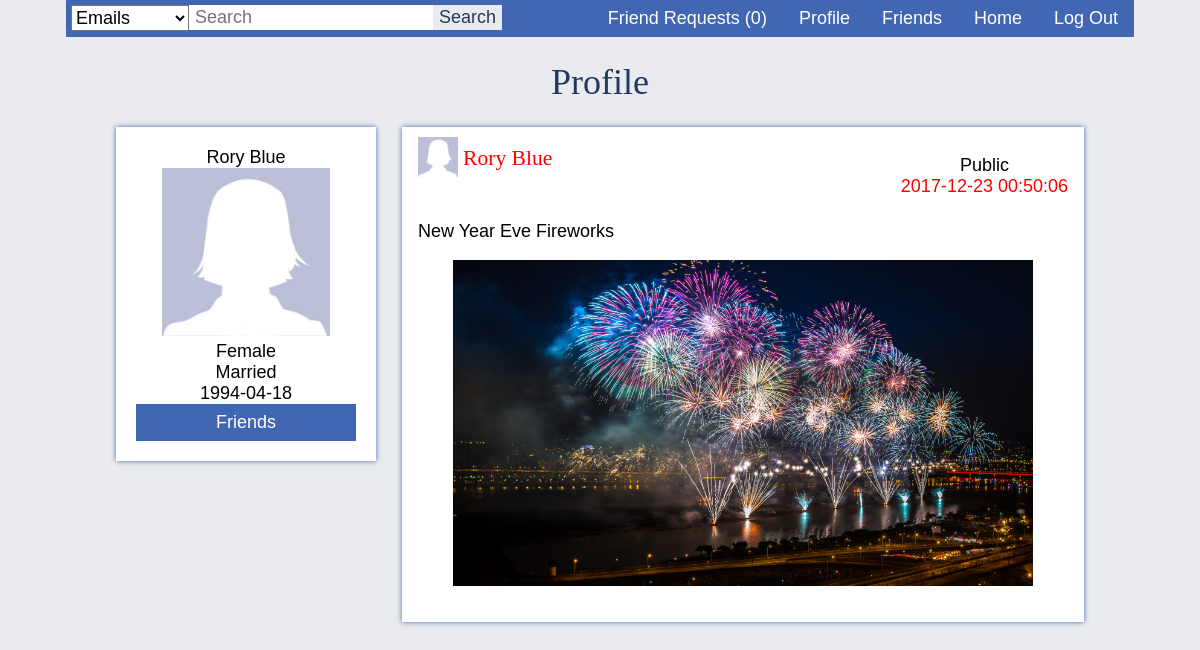
The app's page /profile.php?id=4 (signed in) with its own data.
### tables this page shows
CREATE TABLE posts (
post_id             INT NOT NULL AUTO_INCREMENT,
post_caption        TEXT NOT NULL,
post_time           TIMESTAMP NOT NULL, 
post_public         CHAR(1) NOT NULL,
post_by             INT NOT NULL,
PRIMARY KEY (post_id),
FOREIGN KEY (post_by) REFERENCES users(user_id)
);

CREATE TABLE users (
user_id             INT NOT NULL AUTO_INCREMENT,
user_firstname      VARCHAR(20) NOT NULL,  
user_lastname       VARCHAR(20) NOT NULL,
user_nickname       VARCHAR(20),
user_password       VARCHAR(255) NOT NULL,
user_email          VARCHAR(255) NOT NULL,
user_gender         CHAR(1) NOT NULL,
user_birthdate      DATE NOT NULL,    
user_status         CHAR(1),
user_about          TEXT,
user_hometown       VARCHAR(255),
PRIMARY KEY (user_id)
);

### includes/post.php (the view)
<?php
echo '<div class="post">';
if($row['post_public'] == 'Y') {
    echo '<p class="public">';
    echo 'Public';
}else {
    echo '<p class="public">';
    echo 'Private';
}
echo '<br>';
echo '<span class="postedtime">' . $row['post_time'] . '</span>';
echo '</p>';
echo '<div>';
include 'profile_picture.php';
echo '<a class="profilelink" href="profile.php?id=' . $row['user_id'] .'">' . $row['user_firstname'] . ' ' . $row['user_lastname'] . '<a>';
echo'</div>';
echo '<br>';
echo '<p class="caption">' . $row['post_caption'] . '</p>';
echo '<center>';
$target = glob("data/images/posts/" . $row['post_id'] . ".*");
if($target) {
    echo '<img src="' . $target[0] . '" style="max-width:580px">';
    echo '<br><br>';
}
echo '</center>';
echo '</div>';
?>

### profile.php (shortened to what this page needs)
<?php
$conn = connect();
?>
<?php
if(isset($_GET['id']) && $_GET['id'] != $_SESSION['user_id']) {
    $current_id = $_GET['id'];
    $flag = 1;
} else {
    $current_id = $_SESSION['user_id'];
    $flag = 0;
}
?>
<!DOCTYPE html>
<html>
<head>
    <link rel="stylesheet" type="text/css" href="resources/css/fonts.css">
    <link rel="stylesheet" type="text/css" href="resources/css/main.css">
</head>
<body>
    <div class="container">
        <?php include 'includes/navbar.php'; ?>
        <h1>Profile</h1>
        <?php
        if($flag == 0) {
            $postsql = "SELECT posts.post_caption, posts.post_time, users.user_firstname, users.user_lastname,
                                posts.post_public, users.user_id, users.user_gender, users.user_nickname,
                                users.user_birthdate, users.user_hometown, users.user_status, users.user_about,
                                posts.post_id
                        FROM posts
                        JOIN users
                        ON users.user_id = posts.post_by
                        WHERE posts.post_by = $current_id
                        ORDER BY posts.post_time DESC";
            $profilesql = "SELECT users.user_id, users.user_gender, users.user_hometown, users.user_status, users.user_birthdate,
                                 users.user_firstname, users.user_lastname
                          FROM users
                          WHERE users.user_id = $current_id";
            $profilequery = mysqli_query($conn, $profilesql);
        } else {
            $profilesql = "SELECT users.user_id, users.user_gender, users.user_hometown, users.user_status, users.user_birthdate,
                                    users.user_firstname, users.user_lastname, userfriends.friendship_status
                            FROM users
                            LEFT JOIN (
                                SELECT friendship.user1_id AS user_id, friendship.friendship_status
                                FROM friendship
                                WHERE friendship.user1_id = $current_id AND friendship.user2_id = {$_SESSION['user_id']}
                                UNION
                                SELECT friendship.user2_id AS user_id, friendship.friendship_status
                                FROM friendship
                                WHERE friendship.user1_id = {$_SESSION['user_id']} AND friendship.user2_id = $current_id
                            ) userfriends
                            ON userfriends.user_id = users.user_id
                            WHERE users.user_id = $current_id";
            $profilequery = mysqli_query($conn, $profilesql);
            $row = mysqli_fetch_assoc($profilequery);
            mysqli_data_seek($profilequery,0);
            if(isset($row['friendship_status'])){
                if($row['friendship_status'] == 1){
                    $postsql = "SELECT posts.post_caption, posts.post_time, users.user_firstname, users.user_lastname,
                                        posts.post_public, users.user_id, users.user_gender, users.user_nickname,
                                        users.user_birthdate, users.user_hometown, users.user_status, users.user_about,
                                        posts.post_id
                                FROM posts
                                JOIN users
                                ON users.user_id = posts.post_by
                                WHERE posts.post_by = $current_id
                                ORDER BY posts.post_time DESC";
                }
            }
        }
        $postquery = mysqli_query($conn, $postsql);
        if($postquery){
            $width = '40px';
            $height = '40px';
            if(mysqli_num_rows($postquery) == 0){
                if($flag == 0){
                    echo '<div class="post">';
                    echo 'You don\'t have any posts yet';
                    echo '</div>';
                } else {
                    echo '<div class="post">';
                    echo 'There is no public posts to show.';
                    echo '</div>';
                }
                include 'includes/profile.php';
            } else {
                while($row = mysqli_fetch_assoc($postquery)){
                    include 'includes/post.php';
                }
                include 'includes/profile.php';
                ?>
                <br>
                <?php
            }
        }
        ?>
    </div>
</body>
</html>

### includes/profile_picture.php
<?php
$target = glob("data/images/profiles/" . $row['user_id'] . ".*");
if($target) {
    echo '<img src="' . $target[0] . '" width="' . $width . '" height="' . $height .'">';
} else {
    if($row['user_gender'] == 'M') {
        echo '<img src="data/images/profiles/M.jpg" width="' . $width . '" height="' . $height .'">';
    } else if ($row['user_gender'] == 'F') {
        echo '<img src="data/images/profiles/F.jpg" width="' . $width . '" height="' . $height .'">';
    }
}
?>

### includes/profile.php (shortened to what this page needs)
<?php
echo '<div class="profile">';
echo '<center>';
$row = mysqli_fetch_assoc($profilequery);
if(!empty($row['user_nickname']))
    echo $row['user_firstname'] . ' ' . $row['user_lastname'] . ' (' . $row['user_nickname'] . ')';
else
    echo $row['user_firstname'] . ' ' . $row['user_lastname'];
echo '<br>';
$width = '168px';
$height = '168px';
include 'includes/profile_picture.php';
echo '<br>';
if($row['user_gender'] == "M")
    echo 'Male';
else if($row['user_gender'] == "F")
    echo 'Female';
echo '<br>';
if(!empty($row['user_status'])){
    if($row['user_status'] == "S")
        echo 'Single';
    else if($row['user_status'] == "E")
        echo 'Engaged';
    else if($row['user_status'] == "M")
        echo 'Married';
    echo '<br>';
}
echo $row['user_birthdate'];
if($flag == 1){
    echo '<br>';
    if(isset($row['friendship_status'])) {
        if($row['friendship_status'] == 1){
            echo '<form method="post">';
            echo '<input type="submit" value="Friends" disabled="disabled" id="special">';
            echo '</form>';
        } else if ($row['friendship_status'] == 0){
            echo '<form method="post">';
            echo '<input type="submit" value="Request Pending" disabled="disabled" id="special">';
            echo '</form>';
        }
    } else {
        echo '<form method="post">';
        echo '<input type="submit" value="Send Friend Request" name="request">';
        echo'</form>';
    }
}
echo'</div>';
?>

### resources/css/main.css (style rules this page uses)
body { margin: 0; font-family: Fontin, Helvetica, Arial, Verdana; font-size: 18px; background-color: #e9ebee; }
input { font-family: Fontin, Helvetica, Arial, Verdana; width: 100%; font-size: 18px; padding: 2px; }
span { color: red; }
.container { margin: 0 auto; width: 1068px; }
.post, .createpost { background-color: white; box-shadow: 0 0 5px #4267b2; margin: auto; width: 650px; padding: 10px 16px; overflow: auto; }
.post .public { float: right; text-align: center; width: auto; }
h1 { font-family: Fontin SmallCaps; color: #23385f; font-weight: normal; text-align: center; }
h3, a.profilelink { font-family: Fontin SmallCaps; color: red; font-weight: normal; font-size: 120%; margin-bottom: 0; margin-top: 0; display: inline-block; margin-left: 5px; vertical-align: 12px; text-decoration: none; }
input[type=submit] { color: white; cursor: pointer; background-color: #23385f; border: none; padding: 8px; }
.container input[type=submit] { background-color: #4267b2; }
input:disabled { cursor: auto; }

### profile.php (style rules this page uses)
.post { margin-right: 50px; float: right; margin-bottom: 18px; }
.profile { margin-left: 50px; background-color: white; box-shadow: 0 0 5px #4267b2; width: 220px; padding: 20px; }

### records on screen
posts: post_public "Public", post_time "2017-12-23 00:50:06", post_by.user_firstname "Rory", post_by.user_lastname "Blue", post_caption "New Year Eve Fireworks"
users: user_lastname "Blue", user_birthdate "1994-04-18"

### other values on screen
$row['count'] "0"
